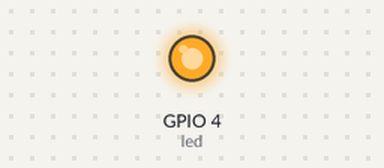
The program below on a simulated ESP32. Parts: output pins drawn as LEDs (lit = HIGH).

Above: at 0.5 s.
At 2.5 s:
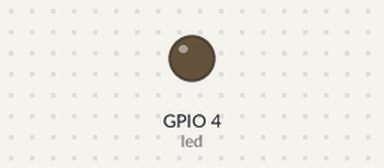
Timing chart, 0 to 5.2 s (numbered marks = the images above):
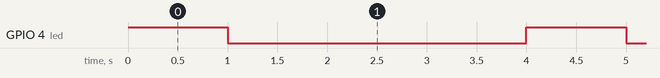

The program:

main.cpp
```cpp
#include <Arduino.h>
#define led 4
int ledstate=0;

hw_timer_t *timer=NULL;
void blink1()

{
  ledstate++;
  if(ledstate==1){
   //ledstate=!ledstate;
  digitalWrite(led,LOW);
  //ledstate=0;
  }
  if(ledstate==4)
  {
    digitalWrite(led,HIGH);
    ledstate=0;
  }
}


void setup() {
  pinMode(led,OUTPUT);
  digitalWrite(led,HIGH);
    timer = timerBegin(0, 80, true);
    timerAttachInterrupt(timer, &blink1, true);
    timerAlarmWrite(timer, 1000000, true);
    timerAlarmEnable(timer);


  // put your setup code here, to run once:
}

void loop() {


  // put your main code here, to run repeatedly:
}
```

Measured:
- by itself, GPIO 4 (led): alternates HIGH for 1.0 s and LOW for 3.0 s
